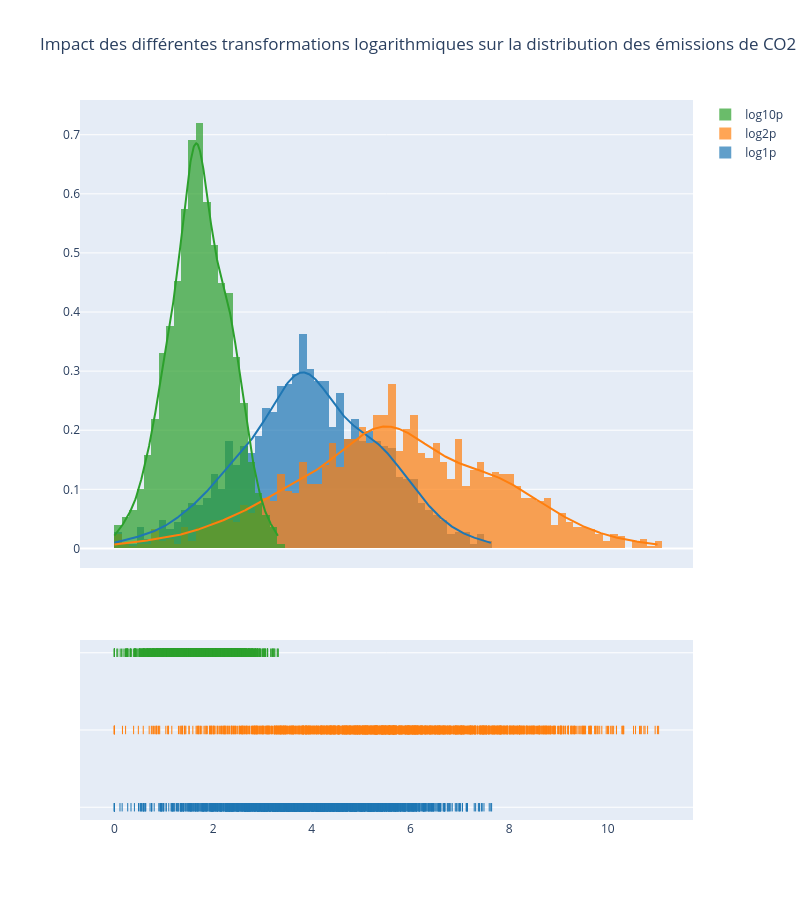

The cell this chart's notebook holds for it:
### Code cell
import plotly.figure_factory as ff

hist_data = [test1, test2, test10]

group_labels = ['log1p', 'log2p', 'log10p']


fig = ff.create_distplot(hist_data, group_labels, bin_size=0.15)

fig.update_layout(title_text='Impact des différentes transformations logarithmiques sur la distribution des émissions de CO2 ',
                  width=800,height=900)
fig.show()

### Figure 1 — Plotly figure (JSON) as saved in the notebook; plotly's stock layout.template omitted (floating-point values rounded to 4 significant figures; data arrays with more than 128 entries replaced by an {"elided": "..."} marker saying what was removed)
{"data": [{"autobinx": false, "histnorm": "probability density", "legendgroup": "log1p", "marker": {"color": "rgb(31, 119, 180)"}, "name": "log1p", "opacity": 0.7, "type": "histogram", "x": {"elided": "1650 float values"}, "xaxis": "x", "xbins": {"end": 7.645, "size": 0.15, "start": 0}, "yaxis": "y"}, {"autobinx": false, "histnorm": "probability density", "legendgroup": "log2p", "marker": {"color": "rgb(255, 127, 14)"}, "name": "log2p", "opacity": 0.7, "type": "histogram", "x": {"elided": "1650 float values"}, "xaxis": "x", "xbins": {"end": 11.03, "size": 0.15, "start": 0}, "yaxis": "y"}, {"autobinx": false, "histnorm": "probability density", "legendgroup": "log10p", "marker": {"color": "rgb(44, 160, 44)"}, "name": "log10p", "opacity": 0.7, "type": "histogram", "x": {"elided": "1650 float values"}, "xaxis": "x", "xbins": {"end": 3.32, "size": 0.15, "start": 0}, "yaxis": "y"}, {"legendgroup": "log1p", "marker": {"color": "rgb(31, 119, 180)"}, "mode": "lines", "name": "log1p", "showlegend": false, "type": "scatter", "x": {"elided": "500 float values"}, "xaxis": "x", "y": {"elided": "500 float values"}, "yaxis": "y"}, {"legendgroup": "log2p", "marker": {"color": "rgb(255, 127, 14)"}, "mode": "lines", "name": "log2p", "showlegend": false, "type": "scatter", "x": {"elided": "500 float values"}, "xaxis": "x", "y": {"elided": "500 float values"}, "yaxis": "y"}, {"legendgroup": "log10p", "marker": {"color": "rgb(44, 160, 44)"}, "mode": "lines", "name": "log10p", "showlegend": false, "type": "scatter", "x": {"elided": "500 float values"}, "xaxis": "x", "y": {"elided": "500 float values"}, "yaxis": "y"}, {"legendgroup": "log1p", "marker": {"color": "rgb(31, 119, 180)", "symbol": "line-ns-open"}, "mode": "markers", "name": "log1p", "showlegend": false, "type": "scatter", "x": {"elided": "1650 float values"}, "xaxis": "x", "y": {"elided": "1650 str values"}, "yaxis": "y2"}, {"legendgroup": "log2p", "marker": {"color": "rgb(255, 127, 14)", "symbol": "line-ns-open"}, "mode": "markers", "name": "log2p", "showlegend": false, "type": "scatter", "x": {"elided": "1650 float values"}, "xaxis": "x", "y": {"elided": "1650 str values"}, "yaxis": "y2"}, {"legendgroup": "log10p", "marker": {"color": "rgb(44, 160, 44)", "symbol": "line-ns-open"}, "mode": "markers", "name": "log10p", "showlegend": false, "type": "scatter", "x": {"elided": "1650 float values"}, "xaxis": "x", "y": {"elided": "1650 str values"}, "yaxis": "y2"}], "layout": {"barmode": "overlay", "height": 900, "hovermode": "closest", "legend": {"traceorder": "reversed"}, "title": {"text": "Impact des différentes transformations logarithmiques sur la distribution des émissions de CO2 "}, "width": 800, "xaxis": {"anchor": "y2", "domain": [0, 1], "zeroline": false}, "yaxis": {"anchor": "free", "domain": [0.35, 1], "position": 0}, "yaxis2": {"anchor": "x", "domain": [0, 0.25], "dtick": 1, "showticklabels": false}}}
